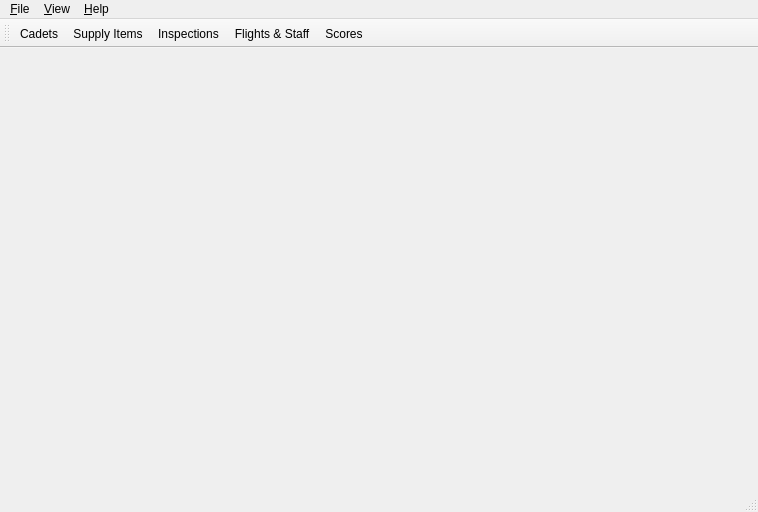
<?xml version="1.0" encoding="UTF-8"?>
<ui version="4.0">
 <class>MainWindow</class>
 <widget class="QMainWindow" name="MainWindow">
  <property name="geometry">
   <rect>
    <x>0</x>
    <y>0</y>
    <width>758</width>
    <height>512</height>
   </rect>
  </property>
  <property name="sizePolicy">
   <sizepolicy hsizetype="Expanding" vsizetype="Expanding">
    <horstretch>0</horstretch>
    <verstretch>0</verstretch>
   </sizepolicy>
  </property>
  <property name="windowTitle">
   <string>Manager</string>
  </property>
  <property name="windowIcon">
   <iconset resource="Resources.qrc">
    <normaloff>:/imgs/squadron-logo</normaloff>:/imgs/squadron-logo</iconset>
  </property>
  <widget class="QWidget" name="centralWidget">
   <property name="enabled">
    <bool>true</bool>
   </property>
   <layout class="QVBoxLayout" name="verticalLayout">
    <item>
     <widget class="QStackedWidget" name="stackedWidget">
      <property name="currentIndex">
       <number>0</number>
      </property>
      <widget class="QWidget" name="logoPage">
       <layout class="QVBoxLayout" name="verticalLayout_2">
        <item>
         <widget class="QLabel" name="logoPic">
          <property name="text">
           <string/>
          </property>
          <property name="pixmap">
           <pixmap resource="Resources.qrc">:/imgs/squadron-logo</pixmap>
          </property>
          <property name="scaledContents">
           <bool>false</bool>
          </property>
          <property name="alignment">
           <set>Qt::AlignCenter</set>
          </property>
          <property name="margin">
           <number>0</number>
          </property>
         </widget>
        </item>
       </layout>
      </widget>
      <widget class="QWidget" name="editorPage">
       <layout class="QGridLayout" name="gridLayout">
        <item row="1" column="4">
         <widget class="QPushButton" name="editorNew">
          <property name="sizePolicy">
           <sizepolicy hsizetype="Preferred" vsizetype="Fixed">
            <horstretch>0</horstretch>
            <verstretch>0</verstretch>
           </sizepolicy>
          </property>
          <property name="minimumSize">
           <size>
            <width>96</width>
            <height>0</height>
           </size>
          </property>
          <property name="maximumSize">
           <size>
            <width>96</width>
            <height>16777215</height>
           </size>
          </property>
          <property name="layoutDirection">
           <enum>Qt::LeftToRight</enum>
          </property>
          <property name="text">
           <string>&amp;New</string>
          </property>
          <property name="checkable">
           <bool>false</bool>
          </property>
          <property name="checked">
           <bool>false</bool>
          </property>
          <property name="flat">
           <bool>false</bool>
          </property>
         </widget>
        </item>
        <item row="1" column="2">
         <widget class="QPushButton" name="editorDelete">
          <property name="minimumSize">
           <size>
            <width>96</width>
            <height>0</height>
           </size>
          </property>
          <property name="maximumSize">
           <size>
            <width>96</width>
            <height>16777215</height>
           </size>
          </property>
          <property name="text">
           <string>&amp;Delete</string>
          </property>
          <property name="shortcut">
           <string>Del</string>
          </property>
         </widget>
        </item>
        <item row="1" column="0" colspan="2">
         <spacer name="horizontalSpacer">
          <property name="orientation">
           <enum>Qt::Horizontal</enum>
          </property>
          <property name="sizeType">
           <enum>QSizePolicy::Preferred</enum>
          </property>
          <property name="sizeHint" stdset="0">
           <size>
            <width>40</width>
            <height>20</height>
           </size>
          </property>
         </spacer>
        </item>
        <item row="0" column="0" colspan="5">
         <widget class="QTableView" name="editorView">
          <property name="editTriggers">
           <set>QAbstractItemView::NoEditTriggers</set>
          </property>
         </widget>
        </item>
        <item row="1" column="3">
         <widget class="QPushButton" name="editorEdit">
          <property name="minimumSize">
           <size>
            <width>96</width>
            <height>0</height>
           </size>
          </property>
          <property name="maximumSize">
           <size>
            <width>96</width>
            <height>16777215</height>
           </size>
          </property>
          <property name="text">
           <string>&amp;Edit</string>
          </property>
         </widget>
        </item>
       </layout>
      </widget>
      <widget class="QWidget" name="scoresPage">
       <layout class="QGridLayout" name="gridLayout_2">
        <item row="0" column="0">
         <widget class="QLabel" name="label">
          <property name="text">
           <string>Scores</string>
          </property>
         </widget>
        </item>
       </layout>
      </widget>
      <widget class="QWidget" name="inspectionsPage">
       <layout class="QVBoxLayout" name="verticalLayout_5">
        <item>
         <widget class="QLabel" name="label_3">
          <property name="text">
           <string>Inspections</string>
          </property>
         </widget>
        </item>
       </layout>
      </widget>
      <widget class="QWidget" name="flightsPage">
       <layout class="QVBoxLayout" name="verticalLayout_4">
        <item>
         <widget class="QLabel" name="label_4">
          <property name="text">
           <string>Flights &amp; Staff</string>
          </property>
         </widget>
        </item>
       </layout>
      </widget>
     </widget>
    </item>
   </layout>
  </widget>
  <widget class="QMenuBar" name="menubar">
   <property name="geometry">
    <rect>
     <x>0</x>
     <y>0</y>
     <width>758</width>
     <height>24</height>
    </rect>
   </property>
   <widget class="QMenu" name="menu_Save">
    <property name="title">
     <string>&amp;File</string>
    </property>
    <addaction name="actionNew"/>
    <addaction name="action_Save"/>
    <addaction name="actionSave_as"/>
    <addaction name="action_Load"/>
   </widget>
   <widget class="QMenu" name="menuHelp">
    <property name="title">
     <string>&amp;Help</string>
    </property>
    <addaction name="action_About"/>
    <addaction name="actionAbout_Qt"/>
   </widget>
   <widget class="QMenu" name="menuView">
    <property name="title">
     <string>&amp;View</string>
    </property>
    <addaction name="actionCadets"/>
    <addaction name="actionSupply"/>
    <addaction name="actionInspections"/>
    <addaction name="actionFlights_Staff"/>
    <addaction name="actionScores"/>
   </widget>
   <addaction name="menu_Save"/>
   <addaction name="menuView"/>
   <addaction name="menuHelp"/>
  </widget>
  <widget class="QToolBar" name="toolBar">
   <property name="windowTitle">
    <string>toolBar</string>
   </property>
   <attribute name="toolBarArea">
    <enum>TopToolBarArea</enum>
   </attribute>
   <attribute name="toolBarBreak">
    <bool>false</bool>
   </attribute>
   <addaction name="actionCadets"/>
   <addaction name="actionSupply"/>
   <addaction name="actionInspections"/>
   <addaction name="actionFlights_Staff"/>
   <addaction name="actionScores"/>
  </widget>
  <widget class="QStatusBar" name="statusBar"/>
  <action name="action_Save">
   <property name="text">
    <string>&amp;Save</string>
   </property>
   <property name="shortcut">
    <string>Ctrl+S</string>
   </property>
  </action>
  <action name="action_Load">
   <property name="text">
    <string>&amp;Open</string>
   </property>
   <property name="shortcut">
    <string>Ctrl+O</string>
   </property>
  </action>
  <action name="action_About">
   <property name="text">
    <string>&amp;About</string>
   </property>
  </action>
  <action name="actionAbout_Qt">
   <property name="text">
    <string>About &amp;Qt</string>
   </property>
  </action>
  <action name="actionSave_as">
   <property name="text">
    <string>Save &amp;as...</string>
   </property>
   <property name="shortcut">
    <string>Ctrl+Shift+S</string>
   </property>
  </action>
  <action name="actionNew">
   <property name="text">
    <string>New</string>
   </property>
   <property name="shortcut">
    <string>Ctrl+N</string>
   </property>
  </action>
  <actiongroup name="Views">
   <action name="actionCadets">
    <property name="checkable">
     <bool>true</bool>
    </property>
    <property name="text">
     <string>Cadets</string>
    </property>
    <property name="toolTip">
     <string>(F1) View and manage Cadets and Senior Members</string>
    </property>
    <property name="shortcut">
     <string>F1</string>
    </property>
   </action>
   <action name="actionSupply">
    <property name="checkable">
     <bool>true</bool>
    </property>
    <property name="text">
     <string>Supply Items</string>
    </property>
    <property name="toolTip">
     <string>(F2) View and manage squadron supply items</string>
    </property>
    <property name="shortcut">
     <string>F2</string>
    </property>
   </action>
   <action name="actionInspections">
    <property name="checkable">
     <bool>true</bool>
    </property>
    <property name="text">
     <string>Inspections</string>
    </property>
    <property name="toolTip">
     <string>(F3) Look at inspection entries</string>
    </property>
    <property name="shortcut">
     <string>F3</string>
    </property>
   </action>
   <action name="actionFlights_Staff">
    <property name="checkable">
     <bool>true</bool>
    </property>
    <property name="text">
     <string>Flights &amp;&amp; Staff</string>
    </property>
    <property name="toolTip">
     <string>(F4) Manage flights and their structure</string>
    </property>
    <property name="shortcut">
     <string>F4</string>
    </property>
   </action>
   <action name="actionScores">
    <property name="checkable">
     <bool>true</bool>
    </property>
    <property name="text">
     <string>Scores</string>
    </property>
    <property name="toolTip">
     <string>(F5) Scores</string>
    </property>
    <property name="shortcut">
     <string>F5</string>
    </property>
   </action>
  </actiongroup>
 </widget>
 <resources>
  <include location="Resources.qrc"/>
 </resources>
 <connections/>
</ui>
